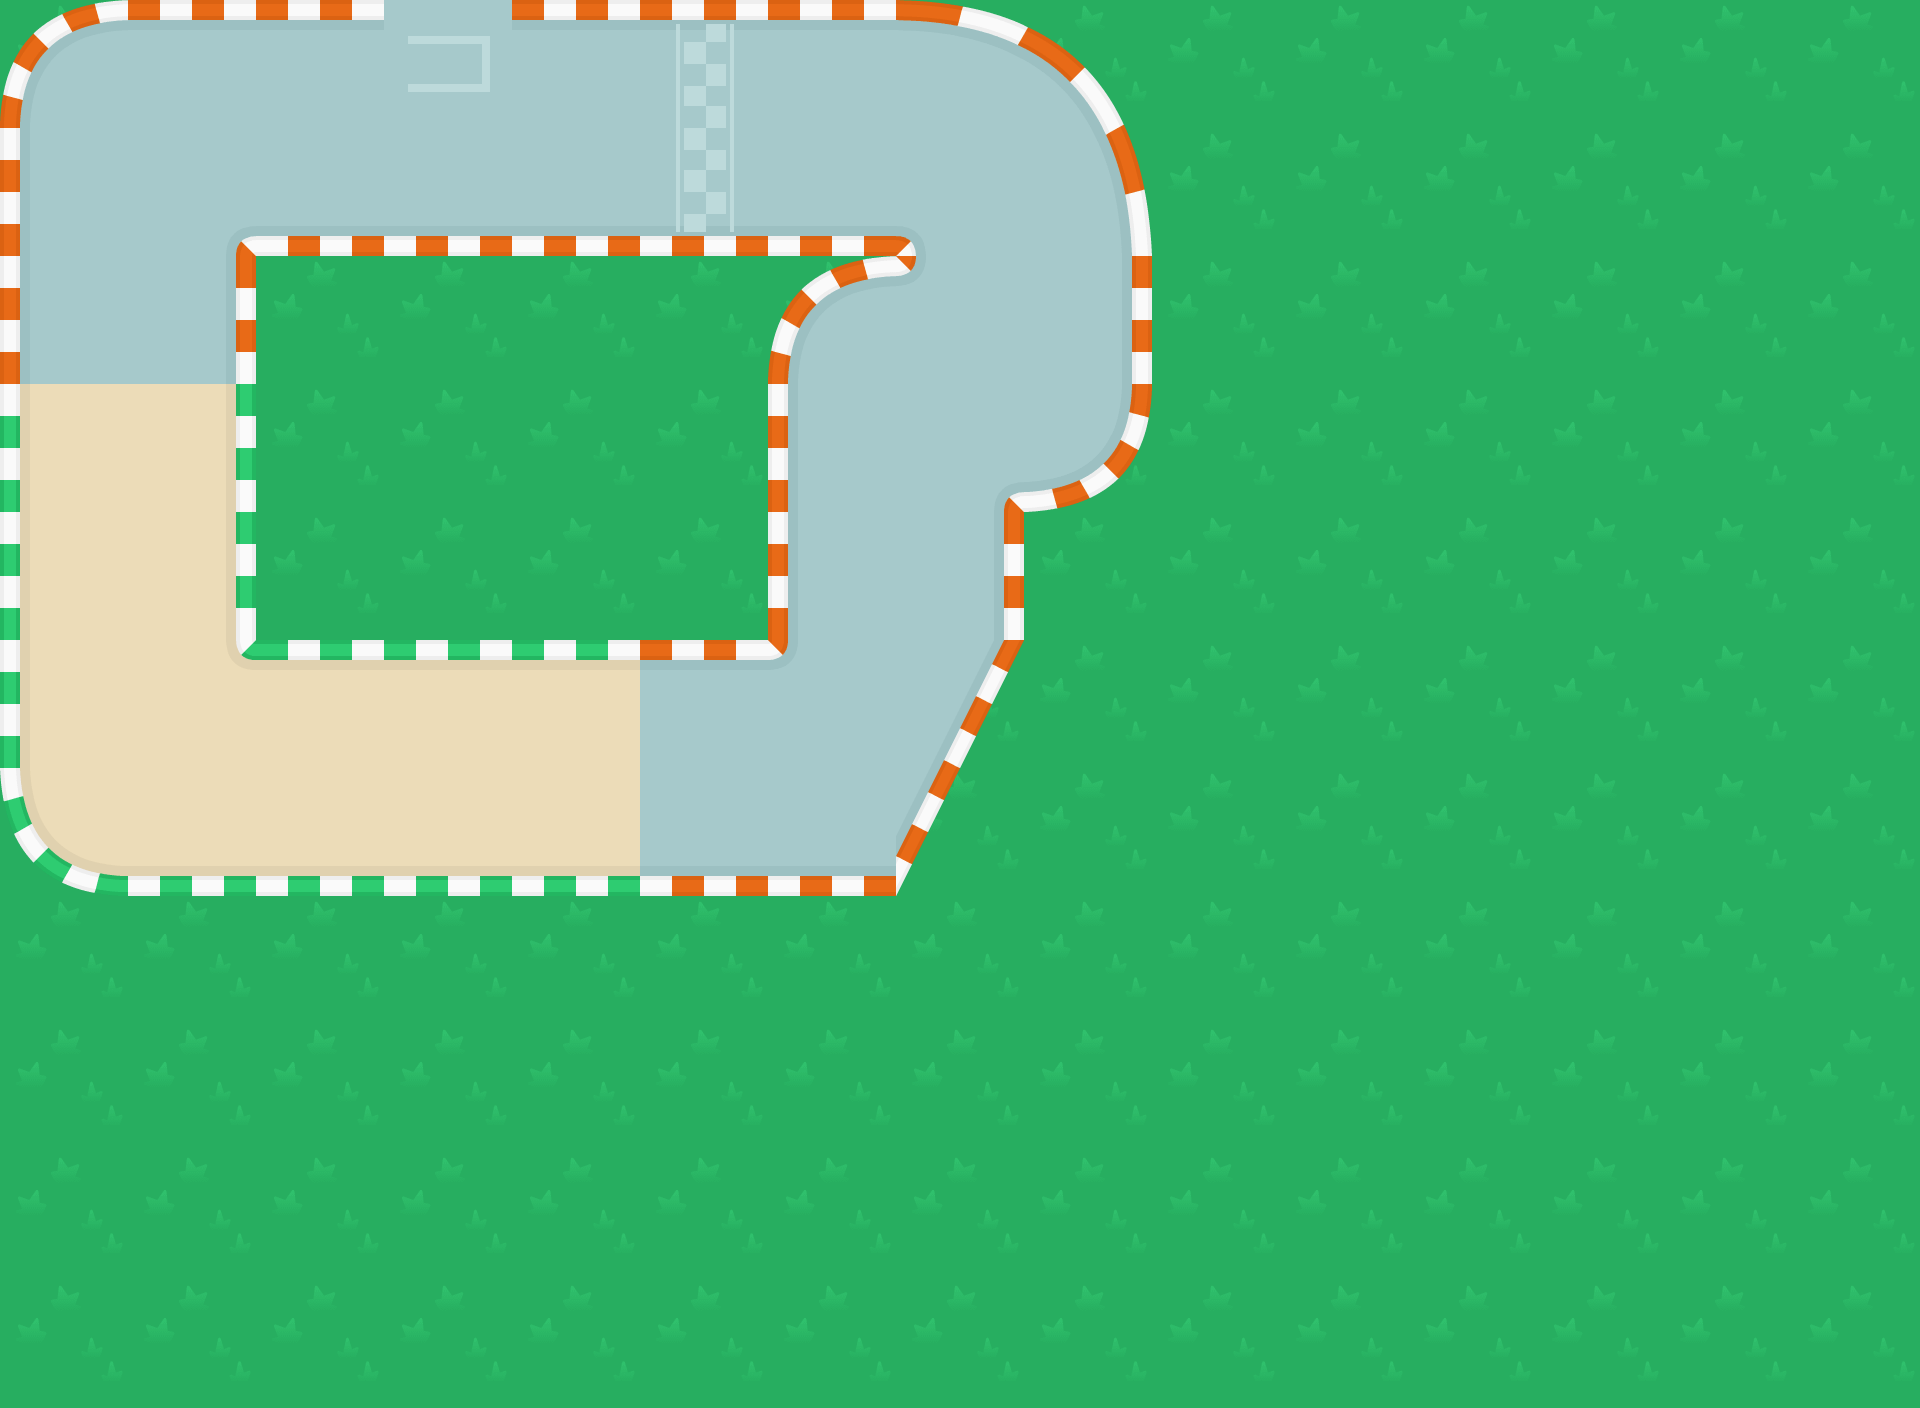

This game map was drawn from its Tiled (.tmx) file and the tilesets committed beside it. A one-line description and the full map source follow:
An orthogonal 15x11 tile map with 128x128 px tiles, 2 tile layers (bg, track) and 6 objects (5x cp, spawn).

<map version="1.10" tiledversion="1.11.2" orientation="orthogonal" renderorder="right-down" width="15" height="11" tilewidth="128" tileheight="128" infinite="0" nextlayerid="4" nextobjectid="12">
 <tileset firstgid="1" source="spritesheet_tiles.tsx" />
 <layer id="3" name="bg" width="15" height="11">
  <data encoding="csv">
49,49,49,49,49,49,49,49,49,49,49,49,49,49,49,
49,49,49,49,49,49,49,49,49,49,49,49,49,49,49,
49,49,49,49,49,49,49,49,49,49,49,49,49,49,49,
49,49,49,49,49,49,49,49,49,49,49,49,49,49,49,
49,49,49,49,49,49,49,49,49,49,49,49,49,49,49,
49,49,49,49,49,49,49,49,49,49,49,49,49,49,49,
49,49,49,49,49,49,49,49,49,49,49,49,49,49,49,
49,49,49,49,49,49,49,49,49,49,49,49,49,49,49,
49,49,49,49,49,49,49,49,49,49,49,49,49,49,49,
49,49,49,49,49,49,49,49,49,49,49,49,49,49,49,
49,49,49,49,49,49,49,49,49,49,49,49,49,49,49
</data>
 </layer>
  <layer id="1" name="track" width="15" height="11">
   <data encoding="csv">
 150,186,186,38,186,307,186,78,60,0,0,0,0,0,0,
 203,95,184,184,184,271,184,77,59,0,0,0,0,0,0,
 203,167,0,0,0,0,150,76,167,0,0,0,0,0,0,
 280,244,0,0,0,0,203,95,131,0,0,0,0,0,0,
 280,244,0,0,0,0,203,167,0,0,0,0,0,0,0,
 280,171,258,258,258,186,76,6,0,0,0,0,0,0,0,
 226,261,261,261,261,184,184,5,0,0,0,0,0,0,0,
 0,0,0,0,0,0,0,0,0,0,0,0,0,0,0,
 0,0,0,0,0,0,0,0,0,0,0,0,0,0,0,
 0,0,0,0,0,0,0,0,0,0,0,0,0,0,0,
 0,0,0,0,0,0,0,0,0,0,0,0,0,0,0
 </data>
  </layer>
 <objectgroup id="2" name="cp">
  <object id="4" name="c0" type="cp" x="673.667" y="4" width="48" height="250" />
  <object id="6" name="c1" type="cp" x="882.833" y="246" width="263" height="39" />
  <object id="7" name="c2" type="cp" x="746.833" y="640.667" width="31.5" height="249" />
  <object id="8" name="c3" type="cp" x="10.6667" y="593.833" width="240.5" height="34" />
  <object id="9" name="c4" type="cp" x="260.666" y="6.66667" width="30" height="244.667" />
  <object id="10" name="sp1" type="spawn" x="445.667" y="70">
   <point />
  </object>
 </objectgroup>
</map>
